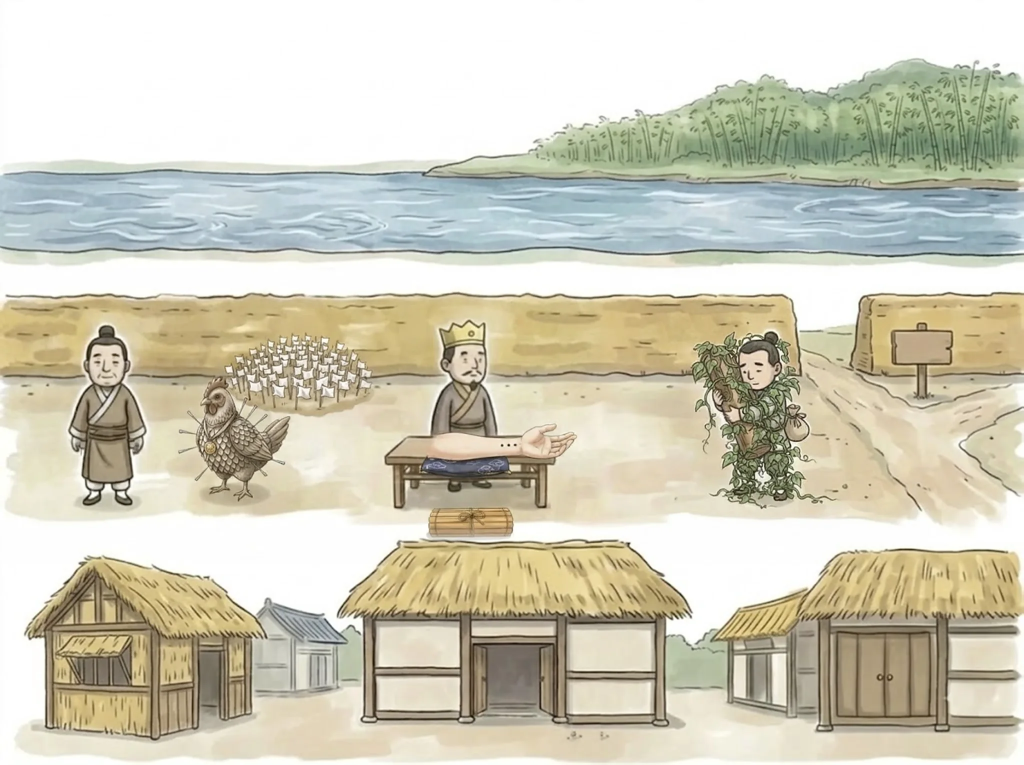
#> input picture src/board_hist/r1b.webp, 2048 x 1530 px (shown at 1/2 size)
$ python s12u03_post.py r1b.webp r2b.webp
#> lines starting #> are read from the running program, lines starting #| are printed output that depends on the picture; after the words box and inside, x2 and y2 are one past the last pixel; in counts of white or black regions, pixels touching at a corner belong together
"""問診·切診 통합판 s12u03 — 합성본 뒤 PIL 손질 (2026-10-18, 재현용).
   입력: zone_kit compose 결과(2048×1144).  출력: 테두리 정리 + 징검돌 셋 채움 + 살색 맞춤 → zone_kit finish 로 넘김.
   usage: python3 s12u03_post.py comp.png out.png
"""
import sys, numpy as np
from PIL import Image, ImageDraw, ImageFilter

src, out = sys.argv[1], sys.argv[2]
im = Image.open(src).convert('RGB')
#> im is the input picture: PIL image 2048x1530 RGB; mean R, G, B 207.6, 204.2, 186

# 1) 캡처 테두리(위 4행·왼 7열·오른 12열·아래 6행이 검정) 잘라 내고 되늘림
im = im.crop((8, 5, im.width - 12, im.height - 7)).resize((2048, 1144), Image.LANCZOS)
#> im: PIL image 2048x1144 RGB

# 2) 징검돌 셋 — Argon 편집이 「셋」을 안 지킨 손목(浮沈 · 虛實)에 기존 돌 하나를 복사해 세 번째를 놓는다
def copy_stone(im, bbox, center):
#> called with bbox = (909, 628, 945, 650), center = (944, 657)
    x0, y0, x1, y1 = bbox
    patch = im.crop(bbox); w, h = patch.size
#> after `w, h = patch.size`: w = 36; h = 22
    mask = Image.new('L', (w * 4, h * 4), 0)
#> mask: PIL image 144x88 L; every value is 0
    ImageDraw.Draw(mask).ellipse((6, 8, w * 4 - 6, h * 4 - 8), fill=255)
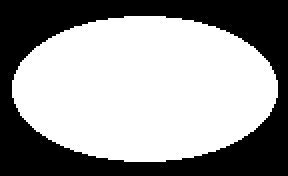
#> mask: PIL image 144x88 L (shown 2 times larger); 60.1% white; 1 black region, box (x1, y1, x2, y2) and area: (0, 0, 144, 88) 5059
    mask = mask.resize((w, h), Image.LANCZOS).filter(ImageFilter.GaussianBlur(0.8))
#> mask: PIL image 36x22 L
    im.paste(patch, (center[0] - w // 2, center[1] - h // 2), mask)

copy_stone(im, (909, 628, 945, 650), (944, 657))      # 浮沈 — 두 돌 사이 아래
copy_stone(im, (1430, 629, 1457, 651), (1460, 667))   # 虛實 — 두 돌 사이 아래 (상자는 홈통 나무 테를 피해 돌만 감싼다 — 1차에 테가 초승달처럼 딸려 왔다)
#> in copy_stone (call 2), `mask = Image.new('L', (w * 4, h * 4), 0)`: mask: PIL image 108x88 L; every value is 0
#> in copy_stone (call 2), `ImageDraw.Draw(mask).ellipse((6, 8, w * 4 - 6, h * 4 - 8), fill=255)`: mask: PIL image 108x88 L; 58.4% white; 1 black region, box (x1, y1, x2, y2) and area: (0, 0, 108, 88) 3951

# 3) 살색 맞춤 — 浮沈·虛實 남자의 살갗이 聾 남자(기준)보다 누렇고 어두워 「黃」으로 샐 위험 → 평균을 기준 쪽으로 60% 당긴다
a = np.asarray(im).astype(float)
def skin_mask(sub):
    # 살색만 — 탁자 나무(어둡고 채도 낮음)·조롱박(주황, R-B 큼)은 빠진다. 마스크는 mask1/mask2.png 로 눈으로 확인했다
    r, g, b = sub[..., 0], sub[..., 1], sub[..., 2]
    return (r > 172) & (r - b >= 58) & (r - b <= 100) & (g - b >= 22) & (g - b <= 58) & (r - g >= 22) & (r - g <= 50)
#> returned value: shape (24, 24) bool; every value is 0
def pull(a, box, ref_mean, k=0.6):
    x0, y0, x1, y1 = box
    sub = a[y0:y1, x0:x1]
    m = skin_mask(sub)
    if m.sum() < 200: return
    cur = sub[m].mean(0)
    gain = 1 + k * (ref_mean / cur - 1)
    sub[m] = np.clip(sub[m] * gain, 0, 255)
    print('skin', box, cur.astype(int), '->', sub[m].mean(0).astype(int), 'px', int(m.sum()))
ref = a[380:404, 493:517][skin_mask(a[380:404, 493:517])].mean(0)   # 聾 남자 뺨
#> ref = [nan, nan, nan]
print('ref', ref.astype(int))
#| ref [-9223372036854775808 -9223372036854775808 -9223372036854775808]
pull(a, (860, 300, 1010, 470), ref)      # 浮沈 얼굴·목
#> in skin_mask (call 2), `return (r > 172) & (r - b >= 58) & (r - b <= 100) & (g - b >= 22) & (g..`: returned value: shape (170, 150) bool; every value is 0
pull(a, (780, 560, 900, 700), ref)       # 浮沈 왼손(조롱박 x≥900 제외)
#> in skin_mask (call 3), `return (r > 172) & (r - b >= 58) & (r - b <= 100) & (g - b >= 22) & (g..`: returned value: shape (140, 120) bool; 2.8% white; 2 white regions (1 under 20 px), largest, box (x1, y1, x2, y2) and area: (68, 108, 120, 125) 467
#> in pull (call 2), `sub[m] = np.clip(sub[m] * gain, 0, 255)`: sub: shape (140, 120, 3) float64; 2.79% of the values are NaN or infinite; the others: min 5, max 255, mean 176.8
#| skin (780, 560, 900, 700) [212 180 150] -> [-9223372036854775808 -9223372036854775808 -9223372036854775808] px 468
#> a: shape (1144, 2048, 3) float64; 0.02% of the values are NaN or infinite; the others: min 0, max 255, mean 198.5
pull(a, (975, 560, 1085, 700), ref)      # 浮沈 오른손
#> in skin_mask (call 4), `return (r > 172) & (r - b >= 58) & (r - b <= 100) & (g - b >= 22) & (g..`:
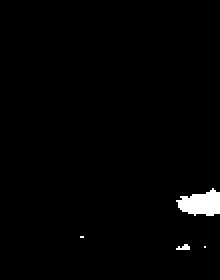
#> returned value: shape (140, 110) bool (shown 2 times larger); 1.5% white; 4 white regions (3 under 20 px), largest, box (x1, y1, x2, y2) and area: (88, 94, 110, 108) 208
#> in pull (call 3), `sub[m] = np.clip(sub[m] * gain, 0, 255)`: sub: shape (140, 110, 3) float64; 1.46% of the values are NaN or infinite; the others: min 0, max 255, mean 190.6
#| skin (975, 560, 1085, 700) [202 168 141] -> [-9223372036854775808 -9223372036854775808 -9223372036854775808] px 225
pull(a, (1390, 300, 1540, 470), ref)     # 虛實 얼굴·목
#> in skin_mask (call 5), `r, g, b = sub[..., 0], sub[..., 1], sub[..., 2]`:
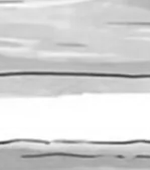
#> g: shape (170, 150) float64; min 62, max 255, mean 211.9
#> in skin_mask (call 5), `return (r > 172) & (r - b >= 58) & (r - b <= 100) & (g - b >= 22) & (g..`:
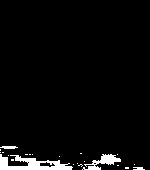
#> returned value: shape (170, 150) bool; 3.8% white; 22 white regions (18 under 20 px), largest, box (x1, y1, x2, y2) and area: (0, 154, 73, 170) 592, (82, 154, 121, 170) 253, (0, 146, 18, 149) 43, (133, 167, 145, 170) 28
#> in pull (call 4), `sub[m] = np.clip(sub[m] * gain, 0, 255)`: sub: shape (170, 150, 3) float64; 3.76% of the values are NaN or infinite; the others: min 37, max 255, mean 209.1
#| skin (1390, 300, 1540, 470) [195 173 123] -> [-9223372036854775808 -9223372036854775808 -9223372036854775808] px 958
pull(a, (1330, 560, 1440, 700), ref)     # 虛實 왼손
#> in pull (call 5), `sub = a[y0:y1, x0:x1]`:
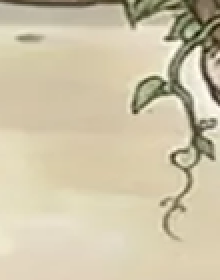
#> sub: shape (140, 110, 3) float64 (shown 2 times larger); mean R, G, B 206.1, 196.1, 168.4
#> in skin_mask (call 6), `r, g, b = sub[..., 0], sub[..., 1], sub[..., 2]`:
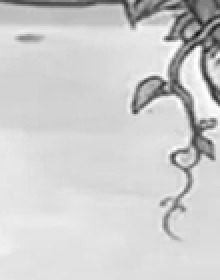
#> r: shape (140, 110) float64 (shown 2 times larger); min 21, max 255, mean 206.1
#> in skin_mask (call 6), `r, g, b = sub[..., 0], sub[..., 1], sub[..., 2]`:
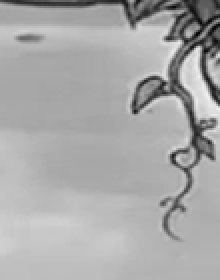
#> b: shape (140, 110) float64 (shown 2 times larger); min 0, max 239, mean 168.4
#> in skin_mask (call 6), `return (r > 172) & (r - b >= 58) & (r - b <= 100) & (g - b >= 22) & (g..`: returned value: shape (140, 110) bool; every value is 0
pull(a, (1510, 560, 1620, 700), ref)     # 虛實 오른손
pull(a, (840, 760, 1060, 900), ref)      # 浮沈 발
#| skin (840, 760, 1060, 900) [199 169 120] -> [-9223372036854775808 -9223372036854775808 -9223372036854775808] px 4734
pull(a, (1380, 760, 1600, 900), ref)     # 虛實 발
im = Image.fromarray(np.clip(a, 0, 255).astype('uint8'))
im.save(out)
print('saved', out)

$ run again, on src/board_hist/r4b.webp
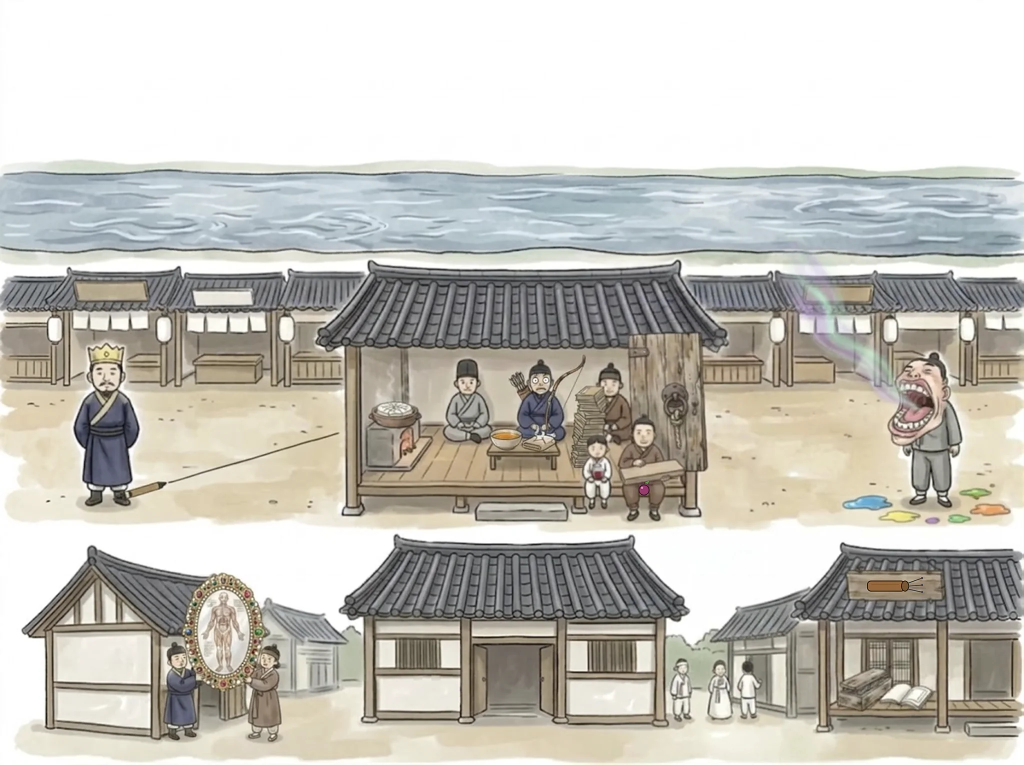
#> input picture src/board_hist/r4b.webp, 2048 x 1530 px (shown at 1/2 size)
#> im is the input picture: PIL image 2048x1530 RGB; mean R, G, B 195.2, 192.9, 185.5
#> patch: PIL image 27x22 RGB
#> ref = [nan, nan, nan]
#| ref [-9223372036854775808 -9223372036854775808 -9223372036854775808]
#> r: shape (170, 150) float64
#> g: shape (170, 150) float64
#> b: shape (170, 150) float64
#> r: shape (140, 120) float64
#> g: shape (140, 120) float64
#> b: shape (140, 120) float64
#> in skin_mask (call 3), `return (r > 172) & (r - b >= 58) & (r - b <= 100) & (g - b >= 22) & (g..`:
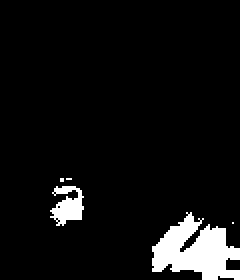
#> returned value: shape (140, 120) bool (shown 2 times larger); 6.5% white; 5 white regions (3 under 20 px), largest, box (x1, y1, x2, y2) and area: (76, 106, 120, 140) 876, (25, 93, 42, 113) 205
#| skin (780, 560, 900, 700) [200 173 138] -> [-9223372036854775808 -9223372036854775808 -9223372036854775808] px 1089
#> r: shape (140, 110) float64
#> g: shape (140, 110) float64
#> b: shape (140, 110) float64
#> r: shape (170, 150) float64
#> g: shape (170, 150) float64
#> b: shape (170, 150) float64
#> r: shape (140, 110) float64
#> g: shape (140, 110) float64
#> b: shape (140, 110) float64
#> in pull (call 7), `sub = a[y0:y1, x0:x1]`:
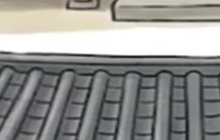
#> sub: shape (140, 220, 3) float64; mean R, G, B 148.5, 148.1, 145.3

$ run again, on src/board_hist/r5b.webp
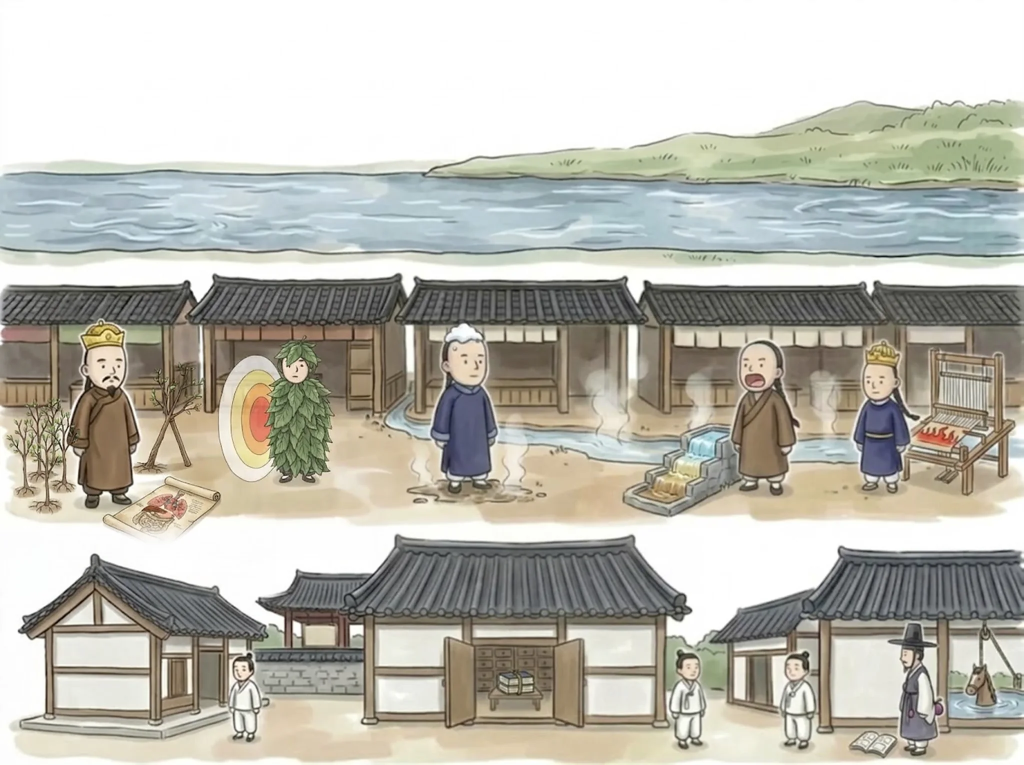
#> input picture src/board_hist/r5b.webp, 2048 x 1530 px (shown at 1/2 size)
#> im is the input picture: PIL image 2048x1530 RGB; mean R, G, B 187.8, 186.2, 176.9
#> patch: PIL image 27x22 RGB
#> ref = [nan, nan, nan]
#| ref [-9223372036854775808 -9223372036854775808 -9223372036854775808]
#> r: shape (170, 150) float64
#> g: shape (170, 150) float64
#> b: shape (170, 150) float64
#> sub: shape (140, 120, 3) float64
#> r: shape (140, 120) float64
#> g: shape (140, 120) float64
#> b: shape (140, 120) float64
#> sub: shape (140, 110, 3) float64
#> r: shape (140, 110) float64
#> g: shape (140, 110) float64
#> b: shape (140, 110) float64
#> sub: shape (170, 150, 3) float64
#> r: shape (170, 150) float64
#> g: shape (170, 150) float64
#> b: shape (170, 150) float64
#> sub: shape (140, 110, 3) float64
#> r: shape (140, 110) float64
#> g: shape (140, 110) float64
#> b: shape (140, 110) float64
#> sub: shape (140, 220, 3) float64
#> in skin_mask (call 8), `r, g, b = sub[..., 0], sub[..., 1], sub[..., 2]`:
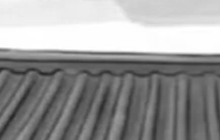
#> r: shape (140, 220) float64; min 38, max 255, mean 153.1
#> g: shape (140, 220) float64
